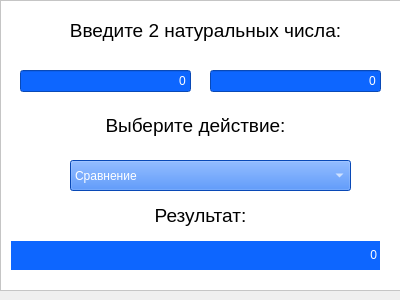
<?xml version="1.0" encoding="UTF-8"?>
<ui version="4.0">
 <class>Dialog</class>
 <widget class="QDialog" name="Dialog">
  <property name="geometry">
   <rect>
    <x>0</x>
    <y>0</y>
    <width>400</width>
    <height>300</height>
   </rect>
  </property>
  <property name="windowTitle">
   <string>Dialog</string>
  </property>
  <widget class="QFrame" name="frame">
   <property name="geometry">
    <rect>
     <x>0</x>
     <y>0</y>
     <width>401</width>
     <height>291</height>
    </rect>
   </property>
   <property name="font">
    <font>
     <pointsize>10</pointsize>
    </font>
   </property>
   <property name="styleSheet">
    <string notr="true">background-color: white</string>
   </property>
   <property name="frameShape">
    <enum>QFrame::StyledPanel</enum>
   </property>
   <property name="frameShadow">
    <enum>QFrame::Raised</enum>
   </property>
   <widget class="QLabel" name="label_3">
    <property name="geometry">
     <rect>
      <x>10</x>
      <y>10</y>
      <width>391</width>
      <height>41</height>
     </rect>
    </property>
    <property name="font">
     <font>
      <pointsize>14</pointsize>
     </font>
    </property>
    <property name="styleSheet">
     <string notr="true"/>
    </property>
    <property name="text">
     <string>Введите 2 натуральных числа:</string>
    </property>
    <property name="alignment">
     <set>Qt::AlignCenter</set>
    </property>
   </widget>
   <widget class="QLineEdit" name="lineEdit_4">
    <property name="geometry">
     <rect>
      <x>20</x>
      <y>70</y>
      <width>171</width>
      <height>22</height>
     </rect>
    </property>
    <property name="layoutDirection">
     <enum>Qt::LeftToRight</enum>
    </property>
    <property name="styleSheet">
     <string notr="true">color: white; background-color: #0D66FF;</string>
    </property>
    <property name="text">
     <string>0</string>
    </property>
    <property name="alignment">
     <set>Qt::AlignRight|Qt::AlignTrailing|Qt::AlignVCenter</set>
    </property>
   </widget>
   <widget class="QLineEdit" name="lineEdit_5">
    <property name="geometry">
     <rect>
      <x>210</x>
      <y>70</y>
      <width>171</width>
      <height>22</height>
     </rect>
    </property>
    <property name="styleSheet">
     <string notr="true">color: white; background-color: #0D66FF;</string>
    </property>
    <property name="text">
     <string>0</string>
    </property>
    <property name="alignment">
     <set>Qt::AlignRight|Qt::AlignTrailing|Qt::AlignVCenter</set>
    </property>
   </widget>
   <widget class="QComboBox" name="comboBox">
    <property name="geometry">
     <rect>
      <x>70</x>
      <y>160</y>
      <width>281</width>
      <height>31</height>
     </rect>
    </property>
    <property name="styleSheet">
     <string notr="true">color: white; background-color: #0D66FF;</string>
    </property>
    <item>
     <property name="text">
      <string>Сравнение</string>
     </property>
    </item>
    <item>
     <property name="text">
      <string>Сумма</string>
     </property>
    </item>
    <item>
     <property name="text">
      <string>Разность</string>
     </property>
    </item>
    <item>
     <property name="text">
      <string>Произведение</string>
     </property>
    </item>
    <item>
     <property name="text">
      <string>Первая цифра частного</string>
     </property>
    </item>
    <item>
     <property name="text">
      <string>Частное от деления</string>
     </property>
    </item>
    <item>
     <property name="text">
      <string>Остаток от деления</string>
     </property>
    </item>
    <item>
     <property name="text">
      <string>НОД</string>
     </property>
    </item>
    <item>
     <property name="text">
      <string>НОК</string>
     </property>
    </item>
   </widget>
   <widget class="QLabel" name="label">
    <property name="geometry">
     <rect>
      <x>10</x>
      <y>110</y>
      <width>371</width>
      <height>31</height>
     </rect>
    </property>
    <property name="font">
     <font>
      <pointsize>14</pointsize>
     </font>
    </property>
    <property name="text">
     <string>Выберите действие:</string>
    </property>
    <property name="alignment">
     <set>Qt::AlignCenter</set>
    </property>
   </widget>
   <widget class="QLabel" name="label_2">
    <property name="geometry">
     <rect>
      <x>10</x>
      <y>200</y>
      <width>381</width>
      <height>31</height>
     </rect>
    </property>
    <property name="font">
     <font>
      <pointsize>14</pointsize>
     </font>
    </property>
    <property name="text">
     <string>Результат:</string>
    </property>
    <property name="alignment">
     <set>Qt::AlignCenter</set>
    </property>
   </widget>
   <widget class="QLabel" name="label_4">
    <property name="geometry">
     <rect>
      <x>10</x>
      <y>240</y>
      <width>371</width>
      <height>31</height>
     </rect>
    </property>
    <property name="focusPolicy">
     <enum>Qt::WheelFocus</enum>
    </property>
    <property name="layoutDirection">
     <enum>Qt::LeftToRight</enum>
    </property>
    <property name="styleSheet">
     <string notr="true">color: white; background-color: #0D66FF;</string>
    </property>
    <property name="frameShape">
     <enum>QFrame::Box</enum>
    </property>
    <property name="text">
     <string>0</string>
    </property>
    <property name="alignment">
     <set>Qt::AlignRight|Qt::AlignTrailing|Qt::AlignVCenter</set>
    </property>
   </widget>
  </widget>
 </widget>
 <resources/>
 <connections/>
</ui>
